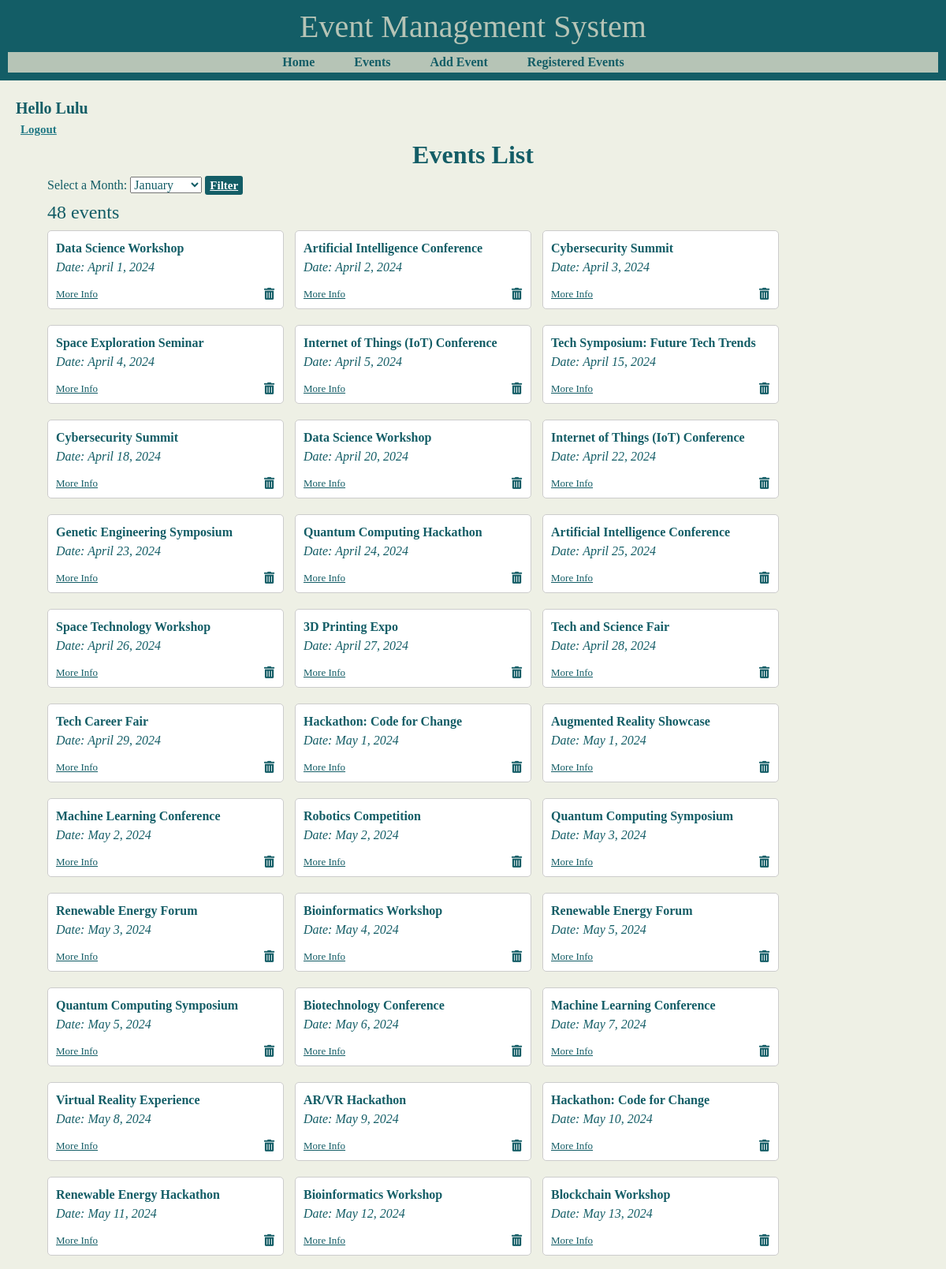
Page /eventsList (signed in, upper part) on the committed database.
### eventsapp/models.py (models this page shows)
class Events(models.Model):
    title = models.CharField(max_length=100)
    date = models.DateField()
    description = models.TextField()
    location = models.CharField(max_length=100)
    registered_users = models.ManyToManyField(User, related_name='registered_events')

### eventsapp/views.py (the view)
# urls.py: path('eventsList',views.listEvents,name='listEvents'),
def listEvents(request):
    month_names = {1: 'January',2: 'February',3: 'March',4: 'April',5: 'May',
                   6: 'June',7: 'July',8: 'August',9: 'September',10: 'October',
                   11: 'November',12: 'December'}
    hardcoded_events = [
    {'title': 'Event 1', 'date': '2024-03-15', 'description': 'Tech workshop', 'location':'Computer College','agenda':'media\Event 1 Agenda.pdf'},
    {'title': 'Event 2', 'date': '2024-04-15', 'description': 'Programming Competition','location':'Computer College','agenda':'media\Event 2 Agenda.pdf'},
    ]
    selected_month = request.GET.get('month')
    month_name = month_names.get(int(selected_month)) if selected_month else None
    if selected_month:
        events = Events.objects.filter(date__month=selected_month).order_by('date')
        num_events = events.count()
        context = {'events': events, 'month':month_name, 'hardcoded_events': hardcoded_events, 'num_events':num_events}
    else:
        events = Events.objects.all().order_by('date')
        num_events = events.count()
        context = {'events': events, 'hardcoded_events': hardcoded_events, 'num_events':num_events}
    return render(request, 'EventsList.html', context)

### templates/EventsList.html (shortened to what this page needs)
{% extends 'base.html' %}
{% block content %}
{% load static %}
<link rel="stylesheet" href="{% static 'eventsapp/css/eventslist.css' %}">
<h2>Events List</h2>
<form method="get" action="">
    <label for="month" class="month">Select a Month:</label>
    <select name="month" id="month" style="color:#135D66;;">
        <option value="1">January</option>
    </select>
    <button type="submit" class="filter-btn">Filter</button>
</form>
<ul>
    {% if events %}
    <h4>{{num_events}} events</h4>
    {% for event in events %}
        <div class="event-card">
            <strong>{{ event.title }}</strong><br>
            <em>Date: {{ event.date }}</em><br>
            <form id="delete-form-{{ event.id }}" method="post" action="{% url 'delete_event' event.id %}">
                <button type="button" class="delete-btn" onclick="confirmDelete('{{ event.id }}')">
                    <i class="fas fa-trash-alt"></i>
                </button>
            </form>
            <button type="button" class="btn btn-primary" data-toggle="modal" data-target="#event-details-{{ event.id }}">
                More Info
              </button>
        </div>
    {% endfor %}
    {% else %}
    <h3>No Events Found in {{month}}</h3>
    {% endif %}
</ul>
{% endblock %}

### templates/base.html (shortened to what this page needs)
{% load static %}
<!DOCTYPE html>
<html lang="en">
<head>
<link href="https://maxcdn.bootstrapcdn.com/bootstrap/4.5.2/css/bootstrap.min.css" rel="stylesheet">
<link rel="stylesheet" href="https://cdnjs.cloudflare.com/ajax/libs/font-awesome/5.15.4/css/all.min.css">
</head>
<link rel="stylesheet" href="{% static 'eventsapp/css/base.css'%}?v=2.0">
<body>
    <header>
        <h1>Event Management System</h1>
        <nav>
            <ul>
                <li><a href="{% url 'home' %}">Home</a></li>
                <li><a href="{% url 'listEvents' %}">Events</a></li>
                <li><a href="{% url 'addEvent' %}">Add Event</a></li>
                {% if user.is_authenticated %}
                <li><a href="{% url 'registered_events'%}">Registered Events</a></li>
                {% else %}
                    <li><a href="{% url 'login' %}">Log In</a></li>
                {% endif %}
            </ul>
        </nav>
    </header>
    <main>
            {% if user.is_authenticated %}
                <namest>Hello {{ user.first_name }}</namest>
                <form action="{% url 'logout' %}" method="post">
                    <button type="submit">Logout</button>
                </form>
                {% endif %}
        {% block content %}
        {% endblock %}
    </main>
</body>
</html>

### eventsapp/static/eventsapp/css/base.css (style rules this page uses)
body { background-color: #f0f0f0; margin: 0; padding: 0; font-family: Georgia, serif; }
header { background-color: #135D66; color: #B6C4B6; padding: 10px; text-align: center; }
nav { background-color: #B6C4B6; padding: 1px; }
nav ul { list-style-type: none; display: flex; justify-content: center; margin: 0; padding: 0; }
nav ul li { margin-right: 50px; }
nav ul li a { text-decoration: none; color: #135D66; font-weight: bold; }
main { background-color: #EEF0E5; padding: 20px; min-height: 650px; box-sizing: border-box; font-family: Georgia, serif; }
button { text-decoration: underline; color: #217884; font-weight: bold; background:none; border: none; text-align: left; font-size: 15px; }
namest { color: #135D66; font-weight: bold; font-size: 20px; }

### eventsapp/static/eventsapp/css/eventslist.css (style rules this page uses)
.event-card { position: relative; border: 1px solid #ccc; border-radius: 5px; padding: 10px; margin-right: 10px; margin-bottom: 20px; width: 300px; height: 100px; display: inline-block; vertical-align: top; box-sizing: border-box; overflow: hidden; text-overflow: ellipsis; white-space: nowrap; background-color: white; color: #135D66; }
.delete-btn { position: absolute; bottom: 5px; right: 5px; background: none; border: none; outline: none; cursor: pointer; color:#135D66; }
.btn-primary { cursor: pointer; color: #135D66; background:none; border:none; padding: 5px 10px; font-size: 13px; text-decoration: underline; margin-left: -10px; margin-top: 7px; }
h2 { color:#135D66; font-weight: bold; text-align: center; }
h4 { color:#135D66; text-align: left; }
.filter-btn { background-color:#135D66 ; color:white; border-color:#135D66 ; border-radius: 3px; }
.month { color:#135D66; margin-left: 40px; }

### rows in the picture
Events: title "Data Science Workshop", date "April 1, 2024"
Events: title "Artificial Intelligence Conference", date "April 2, 2024"
Events: title "Cybersecurity Summit", date "April 3, 2024"
Events: title "Space Exploration Seminar", date "April 4, 2024"
Events: title "Internet of Things (IoT) Conference", date "April 5, 2024"
Events: title "Tech Symposium: Future Tech Trends", date "April 15, 2024"
Events: title "Cybersecurity Summit", date "April 18, 2024"
Events: title "Data Science Workshop", date "April 20, 2024"
Events: title "Internet of Things (IoT) Conference", date "April 22, 2024"
Events: title "Genetic Engineering Symposium", date "April 23, 2024"
Events: title "Quantum Computing Hackathon", date "April 24, 2024"
Events: title "Artificial Intelligence Conference", date "April 25, 2024"
Events: title "Space Technology Workshop", date "April 26, 2024"
Events: title "3D Printing Expo", date "April 27, 2024"
Events: title "Tech and Science Fair", date "April 28, 2024"
Events: title "Tech Career Fair", date "April 29, 2024"
Events: title "Hackathon: Code for Change", date "May 1, 2024"
Events: title "Augmented Reality Showcase", date "May 1, 2024"
Events: title "Machine Learning Conference", date "May 2, 2024"
Events: title "Robotics Competition", date "May 2, 2024"
Events: title "Quantum Computing Symposium", date "May 3, 2024"
Events: title "Renewable Energy Forum", date "May 3, 2024"
Events: title "Bioinformatics Workshop", date "May 4, 2024"
Events: title "Renewable Energy Forum", date "May 5, 2024"
Events: title "Quantum Computing Symposium", date "May 5, 2024"
Events: title "Biotechnology Conference", date "May 6, 2024"
Events: title "Machine Learning Conference", date "May 7, 2024"
Events: title "Virtual Reality Experience", date "May 8, 2024"
Events: title "AR/VR Hackathon", date "May 9, 2024"
Events: title "Hackathon: Code for Change", date "May 10, 2024"
Events: title "Renewable Energy Hackathon", date "May 11, 2024"
Events: title "Bioinformatics Workshop", date "May 12, 2024"
Events: title "Blockchain Workshop", date "May 13, 2024"

### other values in the picture
{{ user.first_name }} "Lulu"
{{ num_events }} "48"
